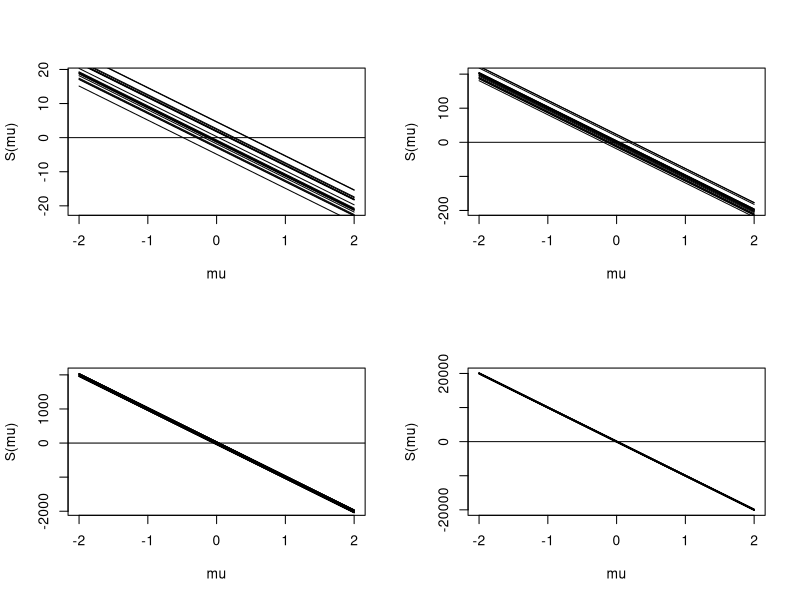
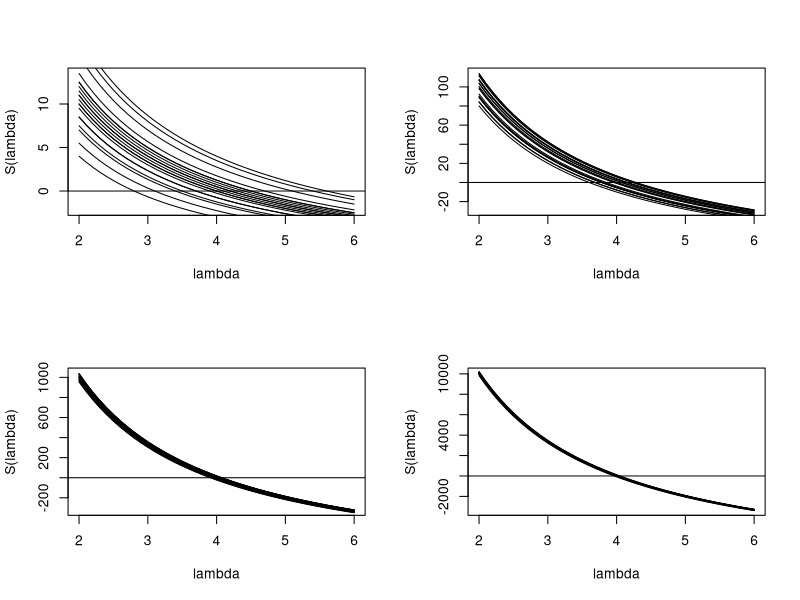
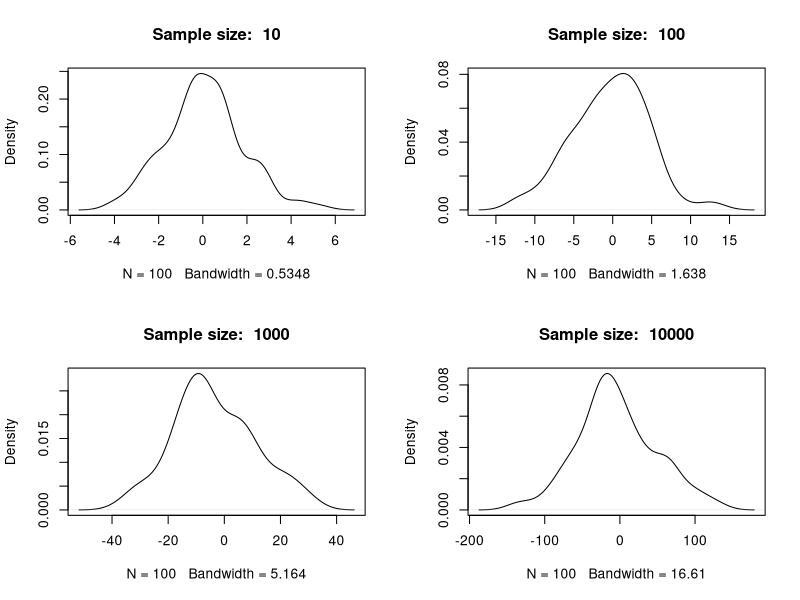

Generate these figures, in order, with R:
## ---- chunk 1
knitr::opts_chunk$set(echo = TRUE)
## ---- chunk 2
#a

# Score function for the normal distribution
# where the root should be at the origin
ScN <- function(y, mu, n) { n * (mean(y) - mu) }


plotScoresN <- function(n){
  y <- rnorm(n, 0, 1)
  mu <- seq(-2, 2, 0.1)
  plot(mu, ScN(y, mu, n), type = "l", xlab = "mu", ylab = "S(mu)")
  abline(0,0)
  for (i in 1:19) {
  y <- rnorm(n, 0, 1)
  lines(mu, ScN(y, mu, n))
  }
}

par(mfrow = c(2, 2))
plotScoresN(10)
plotScoresN(100)
plotScoresN(1000)
plotScoresN(10000)

#b

ScP <- function(y, lambda, n) { n * (mean(y)/lambda - 1) }

plotScoresP <- function(n){
  y <- rpois(n, 4)
  lambda <- seq(2, 6, 0.1)
  plot(lambda, ScP(y, lambda, n), type = "l", xlab = "lambda", ylab = "S(lambda)")
  abline(0,0)
  for (i in 1:19) {
  y <- rpois(n, 4)
  lines(lambda, ScP(y, lambda, n))
  }
}

par(mfrow = c(2, 2))
plotScoresP(10)
plotScoresP(100)
plotScoresP(1000)
plotScoresP(10000)

## ---- chunk 3

densP <- function(n){
  scores <- numeric(100)
  for (i in 1:100){
    y <- rpois(n, 4)
    scores[i] <- ScP(y, 4, n)
  }
  
  plot(density(scores), main=paste("Sample size: ", n))
}

par(mfrow = c(2, 2))
densP(10)
densP(100)
densP(1000)
densP(10000)

